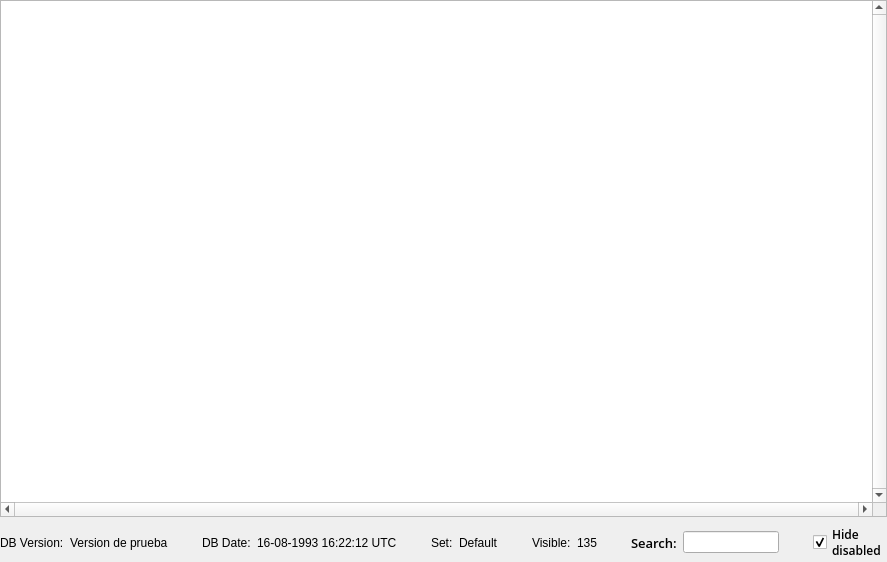
<?xml version="1.0" encoding="UTF-8"?>
<ui version="4.0">
 <class>SpaceObjectDisplayWidget</class>
 <widget class="QWidget" name="SpaceObjectDisplayWidget">
  <property name="geometry">
   <rect>
    <x>0</x>
    <y>0</y>
    <width>887</width>
    <height>562</height>
   </rect>
  </property>
  <property name="windowTitle">
   <string/>
  </property>
  <property name="accessibleName">
   <string>MainWindow</string>
  </property>
  <property name="styleSheet">
   <string notr="true"/>
  </property>
  <layout class="QVBoxLayout" name="verticalLayout">
   <property name="leftMargin">
    <number>0</number>
   </property>
   <property name="topMargin">
    <number>0</number>
   </property>
   <property name="rightMargin">
    <number>0</number>
   </property>
   <property name="bottomMargin">
    <number>0</number>
   </property>
   <item>
    <widget class="QTableView" name="table_spaceobjects">
     <property name="cursor" stdset="0">
      <cursorShape>PointingHandCursor</cursorShape>
     </property>
     <property name="styleSheet">
      <string notr="true"/>
     </property>
     <property name="verticalScrollBarPolicy">
      <enum>Qt::ScrollBarAlwaysOn</enum>
     </property>
     <property name="horizontalScrollBarPolicy">
      <enum>Qt::ScrollBarAlwaysOn</enum>
     </property>
     <property name="alternatingRowColors">
      <bool>true</bool>
     </property>
     <property name="selectionMode">
      <enum>QAbstractItemView::SingleSelection</enum>
     </property>
     <property name="selectionBehavior">
      <enum>QAbstractItemView::SelectRows</enum>
     </property>
     <property name="textElideMode">
      <enum>Qt::ElideMiddle</enum>
     </property>
     <property name="verticalScrollMode">
      <enum>QAbstractItemView::ScrollPerPixel</enum>
     </property>
     <property name="horizontalScrollMode">
      <enum>QAbstractItemView::ScrollPerPixel</enum>
     </property>
     <property name="showGrid">
      <bool>false</bool>
     </property>
     <property name="sortingEnabled">
      <bool>true</bool>
     </property>
     <attribute name="horizontalHeaderCascadingSectionResizes">
      <bool>true</bool>
     </attribute>
     <attribute name="verticalHeaderMinimumSectionSize">
      <number>30</number>
     </attribute>
     <attribute name="verticalHeaderDefaultSectionSize">
      <number>30</number>
     </attribute>
    </widget>
   </item>
   <item>
    <layout class="QHBoxLayout" name="horizontalLayout_7">
     <property name="sizeConstraint">
      <enum>QLayout::SetFixedSize</enum>
     </property>
     <item>
      <widget class="QLabel" name="label_versionname_title">
       <property name="sizePolicy">
        <sizepolicy hsizetype="Preferred" vsizetype="Preferred">
         <horstretch>0</horstretch>
         <verstretch>0</verstretch>
        </sizepolicy>
       </property>
       <property name="accessibleName">
        <string>LabelInfoWhite</string>
       </property>
       <property name="text">
        <string>DB Version:</string>
       </property>
      </widget>
     </item>
     <item>
      <widget class="QLabel" name="label_versionname">
       <property name="sizePolicy">
        <sizepolicy hsizetype="Maximum" vsizetype="Preferred">
         <horstretch>0</horstretch>
         <verstretch>0</verstretch>
        </sizepolicy>
       </property>
       <property name="accessibleName">
        <string>LabelInfoOrange</string>
       </property>
       <property name="text">
        <string>Version de prueba</string>
       </property>
      </widget>
     </item>
     <item>
      <spacer name="horizontalSpacer_19">
       <property name="orientation">
        <enum>Qt::Horizontal</enum>
       </property>
       <property name="sizeType">
        <enum>QSizePolicy::Maximum</enum>
       </property>
       <property name="sizeHint" stdset="0">
        <size>
         <width>40</width>
         <height>20</height>
        </size>
       </property>
      </spacer>
     </item>
     <item>
      <widget class="QLabel" name="label_versiondate_title">
       <property name="accessibleName">
        <string>LabelInfoWhite</string>
       </property>
       <property name="text">
        <string>DB Date:</string>
       </property>
      </widget>
     </item>
     <item>
      <widget class="QLabel" name="label_versiondate">
       <property name="accessibleName">
        <string>LabelInfoOrange</string>
       </property>
       <property name="text">
        <string>16-08-1993 16:22:12 UTC</string>
       </property>
      </widget>
     </item>
     <item>
      <spacer name="horizontalSpacer_20">
       <property name="orientation">
        <enum>Qt::Horizontal</enum>
       </property>
       <property name="sizeType">
        <enum>QSizePolicy::Expanding</enum>
       </property>
       <property name="sizeHint" stdset="0">
        <size>
         <width>40</width>
         <height>20</height>
        </size>
       </property>
      </spacer>
     </item>
     <item>
      <widget class="QLabel" name="label_2">
       <property name="accessibleName">
        <string>LabelInfoWhite</string>
       </property>
       <property name="text">
        <string>Set:</string>
       </property>
      </widget>
     </item>
     <item>
      <widget class="QLabel" name="lb_current_set">
       <property name="accessibleName">
        <string>LabelInfoOrange</string>
       </property>
       <property name="text">
        <string>Default</string>
       </property>
      </widget>
     </item>
     <item>
      <spacer name="horizontalSpacer">
       <property name="orientation">
        <enum>Qt::Horizontal</enum>
       </property>
       <property name="sizeHint" stdset="0">
        <size>
         <width>40</width>
         <height>20</height>
        </size>
       </property>
      </spacer>
     </item>
     <item>
      <widget class="QLabel" name="label_10">
       <property name="accessibleName">
        <string>LabelInfoWhite</string>
       </property>
       <property name="text">
        <string>Visible:</string>
       </property>
      </widget>
     </item>
     <item>
      <widget class="QLabel" name="label_visible">
       <property name="accessibleName">
        <string>LabelInfoOrange</string>
       </property>
       <property name="text">
        <string>135</string>
       </property>
      </widget>
     </item>
     <item>
      <spacer name="horizontalSpacer_21">
       <property name="orientation">
        <enum>Qt::Horizontal</enum>
       </property>
       <property name="sizeType">
        <enum>QSizePolicy::Expanding</enum>
       </property>
       <property name="sizeHint" stdset="0">
        <size>
         <width>40</width>
         <height>20</height>
        </size>
       </property>
      </spacer>
     </item>
     <item>
      <widget class="QLabel" name="label">
       <property name="font">
        <font>
         <family>Open Sans Semibold</family>
         <pointsize>10</pointsize>
         <weight>50</weight>
         <italic>false</italic>
         <bold>false</bold>
        </font>
       </property>
       <property name="accessibleName">
        <string>LabelInfoWhite</string>
       </property>
       <property name="text">
        <string>Search:</string>
       </property>
      </widget>
     </item>
     <item>
      <widget class="QLineEdit" name="le_search"/>
     </item>
     <item>
      <spacer name="horizontalSpacer_23">
       <property name="orientation">
        <enum>Qt::Horizontal</enum>
       </property>
       <property name="sizeType">
        <enum>QSizePolicy::Expanding</enum>
       </property>
       <property name="sizeHint" stdset="0">
        <size>
         <width>40</width>
         <height>20</height>
        </size>
       </property>
      </spacer>
     </item>
     <item>
      <widget class="QCheckBox" name="cb_hidedisabled">
       <property name="sizePolicy">
        <sizepolicy hsizetype="Minimum" vsizetype="Preferred">
         <horstretch>0</horstretch>
         <verstretch>0</verstretch>
        </sizepolicy>
       </property>
       <property name="font">
        <font>
         <family>Open Sans Semibold</family>
         <pointsize>9</pointsize>
        </font>
       </property>
       <property name="cursor">
        <cursorShape>PointingHandCursor</cursorShape>
       </property>
       <property name="mouseTracking">
        <bool>false</bool>
       </property>
       <property name="focusPolicy">
        <enum>Qt::NoFocus</enum>
       </property>
       <property name="styleSheet">
        <string notr="true"/>
       </property>
       <property name="text">
        <string>Hide
disabled</string>
       </property>
       <property name="checked">
        <bool>true</bool>
       </property>
      </widget>
     </item>
    </layout>
   </item>
  </layout>
 </widget>
 <resources/>
 <connections/>
</ui>
